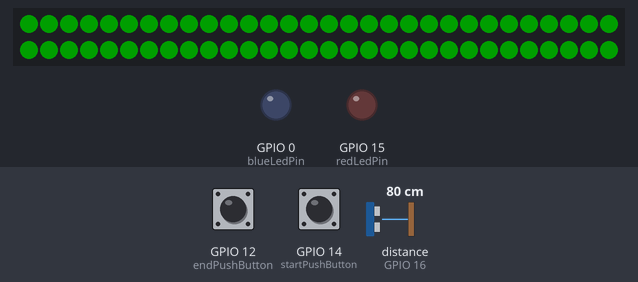
The program below on a simulated ESP8266 (NodeMCU). On the bench: 60 RGB LEDs in strip order, left to right, continuing on the next row, output pins drawn as LEDs (lit = HIGH). Wiring (inferred from the names in the program): ultrasonic range finder: trigger GPIO 13; echo GPIO 16. Inputs (shaded band) come from the test bench; at power-on: distance to the obstacle (sensor on GPIO 16) 80 cm, GPIO 12 (endPushButton) HIGH, GPIO 14 (startPushButton) HIGH. The echo pulse lasts 58.3 µs per cm; dim RGB values are drawn brighter than linear; WiFi joins after 1.5 s; servers stay silent unless stated; uploads are accepted with an empty reply; pins used as bus, display or sensor lines are not drawn; what the program prints to the serial monitor is not drawn.

Above: at 4.3 s.
4.4 s: distance to the obstacle (sensor on GPIO 16) set to 2 cm
At 4.98 s:
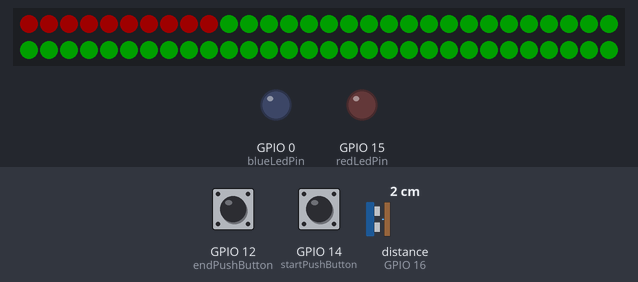
6.4 s: GPIO 12 (endPushButton) pulled LOW for 0.15 s
At 6.43 s:
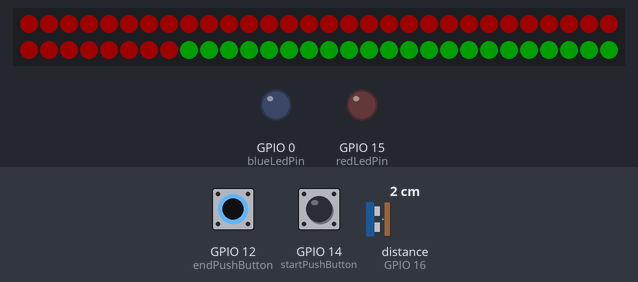
7.1 s: GPIO 14 (startPushButton) pulled LOW for 3.2 s
At 8.6 s:
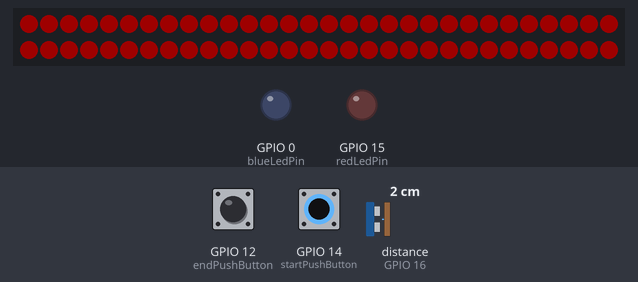

The program:

main.cpp
```cpp
#include <Arduino.h>
#include <ESP8266WiFi.h>
#include <ESP8266WiFiMulti.h>
#include <ESP8266HTTPClient.h>
#include <Adafruit_NeoPixel.h>
#include <QueueArray.h>
#include <Filter.h>
#ifdef __AVR__
  #include <avr/power.h>
#endif

#define PIN 2
#define USE_SERIAL Serial

/***************************** ULTRASONIC SENSOR SETUP *****************************/
const int TRIG_PIN = 13;
const int ECHO_PIN = 16;
const float CAL_FACTOR = 0.0344; //Calibration factor, this value is based on sound velocity

const int WEIGHT = 5; // used in exponential filter to select the precision level, higher is better
ExponentialFilter<int> UltrasonicFilter(WEIGHT,0);

int lastSensorDistance = 0; // used to track the last distance measured from the sensor
int sameValueInRow = 0; // tracks the number of same distance values that were recorderd in a row
const int HOW_MANY_IN_ROW = 1000; // tells how many same values should be recorded to declare warning state

unsigned long checkSensorTime = millis(); // time interval at which we sense the movement
const int CHECK_SENSOR_INTERVAL = 100;

unsigned long sensorReadingTime = millis(); // make the sensor read at a certain time interval
const int SENSOR_READING_TIME = 10;

const int DISTANCE_THRESHOLD = 4; // how much a given distance measurement can deviate

bool movementDetected = false;

ESP8266WiFiMulti WiFiMulti;
Adafruit_NeoPixel strip = Adafruit_NeoPixel(60, PIN, NEO_GRB + NEO_KHZ800);

// 4467cbf45ae3
const char* ssid     = "NOS-ED00";
const char* password = "4467cbf45ae3";

const int tableNumber = 11;

// get this from the wia dashboard. it should start with d_sk
const char* device_secret_key = "d_sk_OKFBxly8PVZhh74NlkgOIYB8";

const int redLedPin= 15;
const int greenLedPin = 13;
const int blueLedPin = 0;

const int startPushButton = 14;
const int endPushButton = 12;

const int freeState = 0;
const int occupiedState = 1;
const int warningState = 2;

int tableState = 0;
unsigned long timer = millis();
unsigned long postTimer = millis();

int val = 0;
int val2 = 0;

int webSiteState = freeState;

QueueArray<int> postsQueue;

long convertToMinutes(long milli);
void lightUpLed(int state);
void checkOccupiedState();
void checkWarningState();
void pressedLeaveButton();
void pressedOccupiedButton();
void test();
void sendPostsInQueue();
void sendPost(int state);
void sendPostToServer(int state);
void colorWipe(uint32_t c, uint8_t wait);
void senseMovement();
void getDistanceFromSensor();
void leavePressed();
void occupiedPressed();

bool pressedLeave = false;
bool pressedOccupied = false;

void setup() {
  USE_SERIAL.begin(115200);
  WiFi.mode(WIFI_STA);
  WiFiMulti.addAP(ssid, password);

  pinMode(TRIG_PIN, OUTPUT);
  pinMode(ECHO_PIN, INPUT);

  pinMode(redLedPin, OUTPUT);
  pinMode(greenLedPin, OUTPUT);
  pinMode(blueLedPin, OUTPUT);

  pinMode(startPushButton, INPUT_PULLUP);
  pinMode(endPushButton, INPUT_PULLUP);

  attachInterrupt(digitalPinToInterrupt(endPushButton),leavePressed, RISING);
  attachInterrupt(digitalPinToInterrupt(startPushButton),occupiedPressed, RISING);

  strip.begin();
  strip.show(); // Initialize all pixels to 'off'
  strip.setBrightness(30);
  colorWipe(strip.Color(0, 255, 0), 50); // Green
  getDistanceFromSensor();
  lastSensorDistance = UltrasonicFilter.Current();
}

void leavePressed() {
  pressedLeave = true;
}

void occupiedPressed() {
  pressedOccupied = true;
}

void pressedLeaveButton() {
  tableState = freeState;
  lightUpLed(freeState);
  sendPost(freeState);
}

void pressedOccupiedButton() {
  tableState = occupiedState;
  lightUpLed(occupiedState);
  timer = millis();
  sameValueInRow = 0;
  sendPost(occupiedState);
}

void loop() {
  if (pressedOccupied) {
    pressedOccupiedButton();
    pressedOccupied = false;
  }
  if (pressedLeave) {
    pressedLeaveButton();
    pressedLeave = false;
  }

  if (movementDetected) {
    pressedOccupiedButton();
    movementDetected = false;
  }
  if(tableState == occupiedState) {
      checkOccupiedState();
  } else if(tableState == warningState) {
      checkWarningState();
  }
  sendPostsInQueue();
  getDistanceFromSensor();
  senseMovement();
}

long convertToMinutes(long milli) {
  return milli / 60000;
}

void sendPostsInQueue() {
  unsigned long timeDifference = millis() - postTimer;
  if (timeDifference >= 100) {
    if (postsQueue.count() > 0) {
      sendPostToServer(postsQueue.pop());
    }
    postTimer = millis();
  }
}

void sendPost(int state) {
  postsQueue.push(state);
}

void sendPostToServer(int state) {
    if((WiFiMulti.run() == WL_CONNECTED)) {
        HTTPClient http;
        String postData = "lugar=" + String(tableNumber) + "&status=" + String(state);

        http.begin("http://web.tecnico.ulisboa.pt/ist182015/add.php");
        USE_SERIAL.print("[HTTP] POST...\n");

        http.addHeader("Content-Type", "application/x-www-form-urlencoded");

        // start connection and send HTTP headers. replace name and data values with your own.
        int httpCode = http.POST(postData);


        http.end();
        webSiteState = state;
    } else {
      USE_SERIAL.println("NOT CONNECTED!");
    }
}
void checkOccupiedState() {
  long timeDifference = millis() - timer;

  /*if(convertToMinutes(timeDifference) >= 1) {
    tableState = warningState;
    lightUpLed(warningState);
    timer = millis();
  }*/
  if(timeDifference >= 10000) {
    tableState = warningState;
    lightUpLed(warningState);
    timer = millis();
  }
}

void checkWarningState() {
  long timeDifference = millis() - timer;

  /*if(convertToMinutes(timeDifference) >= 1) {
    tableState = freeState;
    lightUpLed(freeState);
    sendPost(freeState);
  }*/
  if(timeDifference >= 10000) {
    tableState = freeState;
    lightUpLed(freeState);
    sendPost(freeState);
  }
}

void lightUpLed(int state) {
  if(state == freeState) {
    colorWipe(strip.Color(0, 255, 0), 50); // Green
  } else if(state == occupiedState) {
    colorWipe(strip.Color(255, 0, 0), 50); // Red
  } else if(state == warningState) {
    colorWipe(strip.Color(230, 184, 0), 50); // Yellow
  }
}

// Fill the dots one after the other with a color
void colorWipe(uint32_t c, uint8_t wait) {
  for(uint16_t i=0; i<strip.numPixels(); i++) {
    strip.setPixelColor(i, c);
    strip.show();
    delay(wait);
  }
}

// Function to ping the ultrasonic sensor
void senseMovement() {
  unsigned long timeDifference = millis() - checkSensorTime;
  if (timeDifference >= CHECK_SENSOR_INTERVAL) {
    int currentSensorDistance = UltrasonicFilter.Current();
    if ((currentSensorDistance >= lastSensorDistance + DISTANCE_THRESHOLD) || (currentSensorDistance >= lastSensorDistance - DISTANCE_THRESHOLD)) {
      sameValueInRow++;
    } else {
      sameValueInRow = 0;
      //pressedOccupiedButton();
      movementDetected = true;
    }
    if (sameValueInRow == HOW_MANY_IN_ROW) {
      sameValueInRow = 0;
      if (tableState == occupiedState) {
        tableState = warningState;
      }
    }
    lastSensorDistance = currentSensorDistance;
    checkSensorTime = millis();
  }
  USE_SERIAL.println("filter: " + String(UltrasonicFilter.Current()) + " cm");
}


void getDistanceFromSensor() {
  unsigned long timeDifference = millis() - sensorReadingTime;
  if (timeDifference >= SENSOR_READING_TIME) {
    float duration;
    int distance;
    digitalWrite(TRIG_PIN, LOW);
    delayMicroseconds(2);
    digitalWrite(TRIG_PIN, HIGH);
    delayMicroseconds(10);
    digitalWrite(TRIG_PIN, LOW);
    duration = pulseIn(ECHO_PIN, HIGH);
    distance = (duration / 2) * CAL_FACTOR;
    UltrasonicFilter.Filter(distance);
    sensorReadingTime = millis();
  }
}
```

Measured:
- after the input at 4.4 s, the LEDs: first change at once (image 1 shows a later state)
